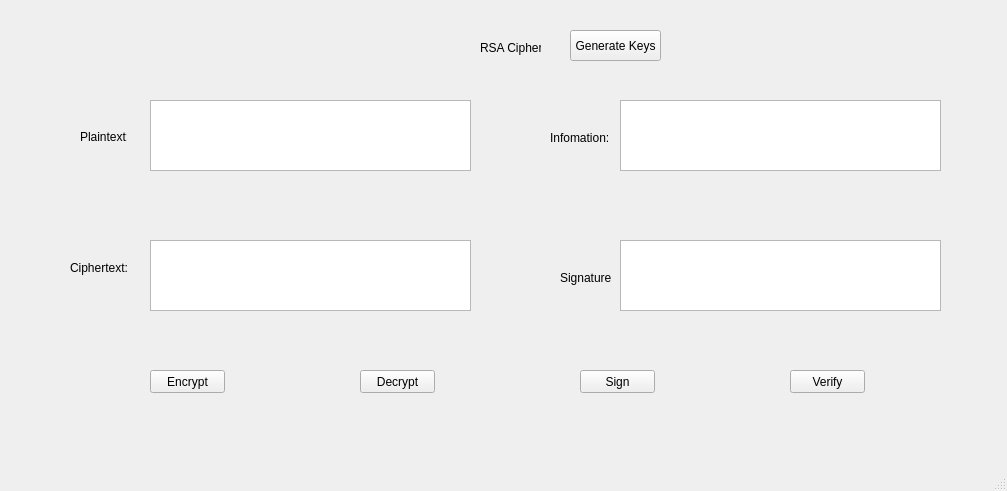
<?xml version="1.0" encoding="UTF-8"?>
<ui version="4.0">
 <class>MainWindow</class>
 <widget class="QMainWindow" name="MainWindow">
  <property name="geometry">
   <rect>
    <x>0</x>
    <y>0</y>
    <width>1007</width>
    <height>491</height>
   </rect>
  </property>
  <property name="windowTitle">
   <string>MainWindow</string>
  </property>
  <widget class="QWidget" name="centralwidget">
   <widget class="QLabel" name="label">
    <property name="geometry">
     <rect>
      <x>480</x>
      <y>40</y>
      <width>61</width>
      <height>16</height>
     </rect>
    </property>
    <property name="text">
     <string>RSA Cipher</string>
    </property>
   </widget>
   <widget class="QPushButton" name="btnencrypt">
    <property name="geometry">
     <rect>
      <x>150</x>
      <y>370</y>
      <width>75</width>
      <height>23</height>
     </rect>
    </property>
    <property name="text">
     <string>Encrypt</string>
    </property>
   </widget>
   <widget class="QPushButton" name="btndecrypt">
    <property name="geometry">
     <rect>
      <x>360</x>
      <y>370</y>
      <width>75</width>
      <height>23</height>
     </rect>
    </property>
    <property name="text">
     <string>Decrypt</string>
    </property>
   </widget>
   <widget class="QPushButton" name="btnsign">
    <property name="geometry">
     <rect>
      <x>580</x>
      <y>370</y>
      <width>75</width>
      <height>23</height>
     </rect>
    </property>
    <property name="text">
     <string>Sign</string>
    </property>
   </widget>
   <widget class="QPushButton" name="btnverify">
    <property name="geometry">
     <rect>
      <x>790</x>
      <y>370</y>
      <width>75</width>
      <height>23</height>
     </rect>
    </property>
    <property name="text">
     <string>Verify</string>
    </property>
   </widget>
   <widget class="QPushButton" name="btngenkey">
    <property name="geometry">
     <rect>
      <x>570</x>
      <y>30</y>
      <width>91</width>
      <height>31</height>
     </rect>
    </property>
    <property name="text">
     <string>Generate Keys</string>
    </property>
   </widget>
   <widget class="QTextEdit" name="txtplaintext">
    <property name="geometry">
     <rect>
      <x>150</x>
      <y>100</y>
      <width>321</width>
      <height>71</height>
     </rect>
    </property>
   </widget>
   <widget class="QTextEdit" name="txtciphertext">
    <property name="geometry">
     <rect>
      <x>150</x>
      <y>240</y>
      <width>321</width>
      <height>71</height>
     </rect>
    </property>
   </widget>
   <widget class="QTextEdit" name="txtinfo">
    <property name="geometry">
     <rect>
      <x>620</x>
      <y>100</y>
      <width>321</width>
      <height>71</height>
     </rect>
    </property>
   </widget>
   <widget class="QTextEdit" name="txtsig">
    <property name="geometry">
     <rect>
      <x>620</x>
      <y>240</y>
      <width>321</width>
      <height>71</height>
     </rect>
    </property>
   </widget>
   <widget class="QLabel" name="label_2">
    <property name="geometry">
     <rect>
      <x>80</x>
      <y>130</y>
      <width>47</width>
      <height>13</height>
     </rect>
    </property>
    <property name="text">
     <string>Plaintext:</string>
    </property>
   </widget>
   <widget class="QLabel" name="label_3">
    <property name="geometry">
     <rect>
      <x>70</x>
      <y>260</y>
      <width>61</width>
      <height>16</height>
     </rect>
    </property>
    <property name="text">
     <string>Ciphertext:</string>
    </property>
   </widget>
   <widget class="QLabel" name="label_4">
    <property name="geometry">
     <rect>
      <x>550</x>
      <y>130</y>
      <width>61</width>
      <height>16</height>
     </rect>
    </property>
    <property name="text">
     <string>Infomation:</string>
    </property>
   </widget>
   <widget class="QLabel" name="label_5">
    <property name="geometry">
     <rect>
      <x>560</x>
      <y>270</y>
      <width>51</width>
      <height>16</height>
     </rect>
    </property>
    <property name="text">
     <string>Signature:</string>
    </property>
   </widget>
  </widget>
  <widget class="QMenuBar" name="menubar">
   <property name="geometry">
    <rect>
     <x>0</x>
     <y>0</y>
     <width>1007</width>
     <height>21</height>
    </rect>
   </property>
  </widget>
  <widget class="QStatusBar" name="statusbar"/>
 </widget>
 <resources/>
 <connections/>
</ui>
